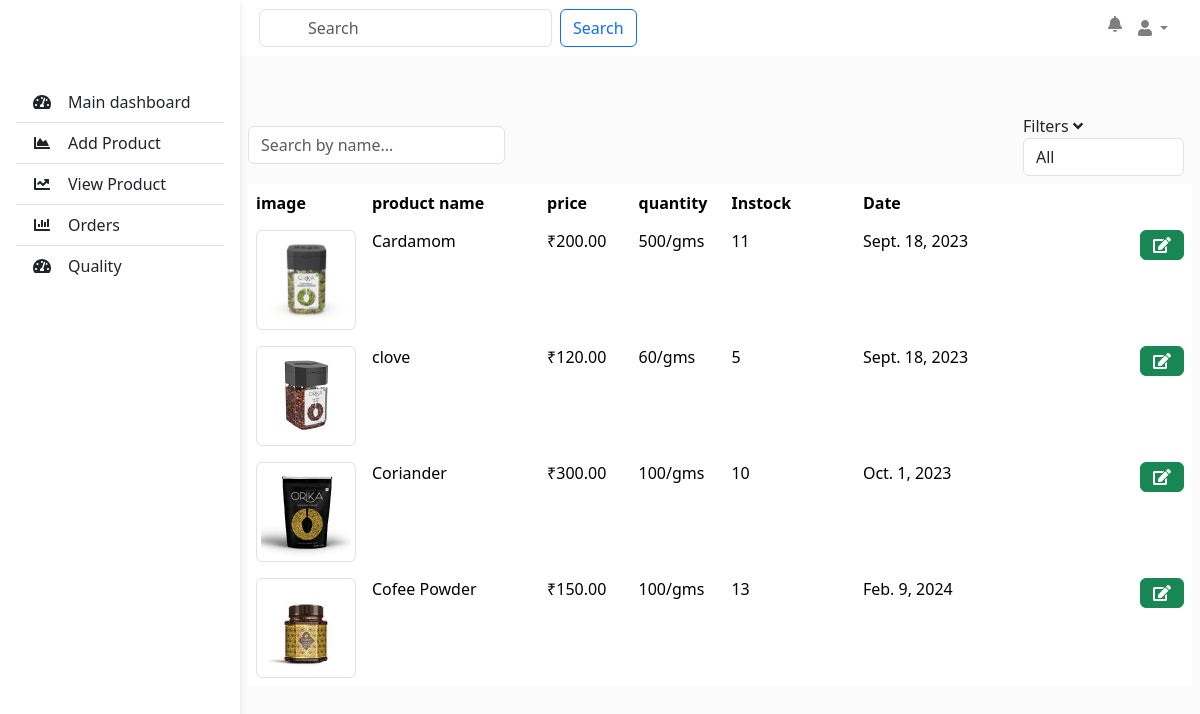
Page /seller_product_listing/ (signed in) on the committed database.
### storeapp/models.py (models this page shows, shortened)
class Product(models.Model):
    product_name = models.CharField(max_length=255,null=True)
    description = models.TextField()
    image = models.ImageField(upload_to='products/', null=True, blank=True)
    quantity_value = models.PositiveIntegerField(default=100,null=True)
    quantity_prefix = models.CharField(max_length=10, choices=[('gms', 'gms'), ('kg', 'kg')], default='gms')
    stock = models.PositiveIntegerField(default=1,null=True)
    price = models.DecimalField(max_digits=10, decimal_places=2,null=True)
    date_added = models.DateField(default=timezone.now)
    brand_name = models.CharField(max_length=255, default="",null=True)
    seller = models.ForeignKey(CustomUser, on_delete=models.CASCADE, null=True, blank=True)
    batch_no=models.CharField(max_length=10,default="",null=True)
    average_rating = models.FloatField(default=0.0)
    STATUS_CHOICES = [
        ('In Stock', 'In Stock'),
        ('Out of Stock', 'Out of Stock'),
    ]
    status = models.CharField(max_length=15, choices=STATUS_CHOICES, default='In Stock')
    category = models.CharField(max_length=100, null=True)
    subcategory = models.CharField(max_length=100, null=True)

### storeapp/views.py (the view)
# urls.py: path('seller_product_listing/', views.seller_product_listing, name='seller_product_listing'),
@login_required(login_url='loginredirect')
def seller_product_listing(request):
    if request.user.is_seller:
        current_seller = request.user
        seller_products = Product.objects.filter(seller=current_seller)
        context = {
            'seller_products': seller_products
        }
        return render(request, 'product_list.html', context)
    else:
        return redirect('seller_register')

### template/product_list.html (shortened to what this page needs)
<html>
<head>
<link rel="stylesheet" href="https://maxcdn.bootstrapcdn.com/bootstrap/4.5.2/css/bootstrap.min.css">
        <link href="https://cdn.jsdelivr.net/npm/bootstrap@5.3.2/dist/css/bootstrap.min.css" rel="stylesheet">
        <link rel="stylesheet" href="https://cdn.jsdelivr.net/npm/bootstrap-icons@1.11.1/font/bootstrap-icons.css">
    </head>
<header>
    <nav
         id="sidebarMenu"
         class="collapse d-lg-block sidebar collapse bg-white"
         >
      <div class="position-sticky">
        <div class="list-group list-group-flush mx-3 mt-4">
          <a
             href="{% url "seller_index" %}"
             class="list-group-item list-group-item-action py-2 ripple"
             aria-current="true"
             >
            <i class="fas fa-tachometer-alt fa-fw me-3"></i
              ><span>Main dashboard</span>
          </a>
          <a
             href="{% url "add_product" %}"
             class="list-group-item list-group-item-action py-2 ripple "
             >
            <i class="fas fa-chart-area fa-fw me-3"></i
              ><span>Add Product</span>
          </a>
          <a
             href="{% url "seller_product_listing" %}"
             class="list-group-item list-group-item-action py-2 ripple"
             ><i class="fas fa-chart-line fa-fw me-3"></i
            ><span>View Product</span></a
            >
            <a
             href="{% url "seller_orders" %}"
             class="list-group-item list-group-item-action py-2 ripple"
             ><i class="fas fa-chart-bar fa-fw me-3"></i><span>Orders</span></a
            >
            <a
             href="{% url "quality" %}"
             class="list-group-item list-group-item-action py-2 ripple"
             aria-current="true"
             >
            <i class="fas fa-tachometer-alt fa-fw me-3"></i
              ><span>Quality</span>
          </a>
        </div>
      </div>
    </nav>
    <nav class="my-custom-navbar navbar navbar-expand-lg navbar-light bg-white">
        <div class="container ps-5 ms-5">
          <a class="navbar-brand" href="#">My Project</a>
          <form class="form-inline my-2 my-lg-0">
            <input
              class="form-control mr-sm-2 ps-5 ms-5"
              type="search"
              placeholder="Search"
              aria-label="Search"
            />
            <button class="btn btn-outline-primary my-2 my-sm-0" type="submit">
              Search
            </button>
          </form>
          <ul class="navbar-nav ml-auto">
            <li class="nav-item">
              <a class="nav-link" href="#">
                <i class="fas fa-bell"></i>
              </a>
            </li>
            <li class="nav-item dropdown">
              <a
                class="nav-link dropdown-toggle"
                href="#"
                id="userDropdown"
                role="button"
                data-toggle="dropdown"
                aria-haspopup="true"
                aria-expanded="false"
              >
                <i class="fas fa-user"></i>
              </a>
            </li>
          </ul>
        </div>
      </nav>
  </header>
  <main style="margin-top: 58px">
    <div class="container mt-5 px-2">
        <div class="mb-2 d-flex justify-content-between align-items-center">
            <div class="position-relative">
                <input type="text" id="search-input" class="form-control w-100" placeholder="Search by name...">
            </div>
            <div class="px-2">
                <span>Filters <i class="fa fa-angle-down"></i></span>
                <select id="filter-options" class="form-control">
                    <option value="all">All</option>
                </select>
            </div>
        </div>
        <div class="table-responsive">
            <table class="table table-responsive table-borderless">
                <thead>
                    <tr class="bg-light">
                        <th scope="col" width="5%">image</th>
                        <th scope="col" width="20%">product name</th>
                        <th scope="col" width="10%">price</th>
                        <th scope="col" width="10%">quantity</th>
                        <th scope="col" width="15%">Instock</th>
                        <th scope="col" width="15%">Date</th>
                        <th scope="col" class="text-end" width="30%"></th>
                    </tr>
                </thead>
                <tbody>
                    {% for product in seller_products %}
                    <tr>
                        <td>
                            <img src="{{ product.image.url }}" alt="{{ product.product_name }}" class="img-thumbnail" style="max-width: 100px;">
                        </td>
                        <td class="product-name">{{ product.product_name }}</td>
                        <td class="price">₹{{ product.price }}</td>
                        <td class="quantity"> {{ product.quantity_value }}/{{product.quantity_prefix}}</td>
                        <td class="stock">{{ product.stock }}</td>
                        <td class="date">{{ product.date_added }}</td>
                        <td class="text-end">
                            <a href={% url "update_product" product.id %}><button type="button" class="btn btn-success"><i class="fas fa-edit"></i></button></a>
                        </td>
                    </tr>
                    {% endfor %}
                </tbody>
            </table>
        </div>
    </div>
</main>
    <link rel="stylesheet" type="text/css" href="https://cdn.datatables.net/1.11.10/css/jquery.dataTables.css">
  </html>

### template/product_list.html (style rules this page uses)
@media (min-width: 991.98px) { main { padding-left: 240px; } }
.sidebar { position: fixed; top: 0; bottom: 0; left: 0; padding: 58px 0 0; box-shadow: 0 2px 5px 0 rgb(0 0 0 / 5%), 0 2px 10px 0 rgb(0 0 0 / 5%); width: 240px; z-index: 600; }

### rows in the picture
Product: image (picture), product_name "Cardamom", price "200.00", quantity_value "500", quantity_prefix "gms", stock "11", date_added "Sept. 18, 2023"
Product: image (picture), product_name "clove", price "120.00", quantity_value "60", quantity_prefix "gms", stock "5", date_added "Sept. 18, 2023"
Product: image (picture), product_name "Coriander", price "300.00", quantity_value "100", quantity_prefix "gms", stock "10", date_added "Oct. 1, 2023"
Product: image (picture), product_name "Cofee Powder", price "150.00", quantity_value "100", quantity_prefix "gms", stock "13", date_added "Feb. 9, 2024"
